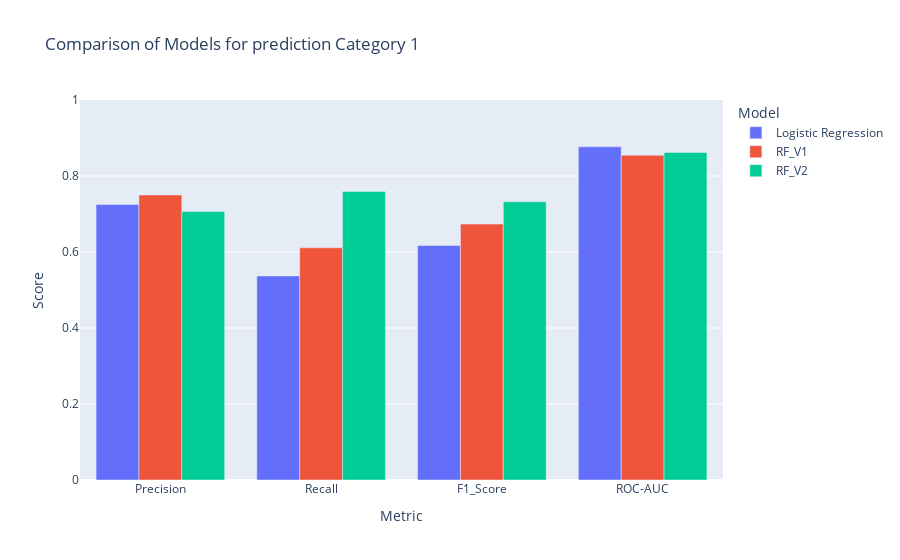

The cell this chart's notebook holds for it:
### Code cell
# Création du DataFrame
data = []

for name, model in models.items():
    y_pred = model.predict(X_test)
    
    # Calcul des probabilités pour le ROC-AUC lorsque disponible
    if hasattr(model, "predict_proba"):
        y_prob = model.predict_proba(X_test)[:, 1]  
    elif hasattr(model, "decision_function"):
        y_prob = model.decision_function(X_test)
    else:
        y_prob = None
    
    # Append metrics
    data.append({'Model': name, 'Metric': 'Precision', 'Score': precision_score(y_test, y_pred, pos_label=1)})
    data.append({'Model': name, 'Metric': 'Recall', 'Score': recall_score(y_test, y_pred, pos_label=1)})
    data.append({'Model': name, 'Metric': 'F1_Score', 'Score': f1_score(y_test, y_pred, pos_label=1)})
    
    if y_prob is not None:
        data.append({'Model': name, 'Metric': 'ROC-AUC', 'Score': roc_auc_score(y_test, y_prob)})

df = pd.DataFrame(data)

# Plot 
fig2= px.bar(df, x='Metric', y='Score', color='Model', barmode='group',
       title='Comparison of Models for prediction Category 1',
       range_y=[0,1]).show()

print("Random Forest V2 est le meilleur modèle jusqu’à présent")

### Figure 1 — Plotly figure (JSON) as saved in the notebook; plotly's stock layout.template omitted (floating-point values rounded to 4 significant figures)
{"data": [{"alignmentgroup": "True", "hovertemplate": "Model=Logistic Regression<br>Metric=%{x}<br>Score=%{y}<extra></extra>", "legendgroup": "Logistic Regression", "marker": {"color": "#636efa", "pattern": {"shape": ""}}, "name": "Logistic Regression", "offsetgroup": "Logistic Regression", "orientation": "v", "showlegend": true, "textposition": "auto", "type": "bar", "x": ["Precision", "Recall", "F1_Score", "ROC-AUC"], "xaxis": "x", "y": [0.725, 0.537, 0.617, 0.8769], "yaxis": "y"}, {"alignmentgroup": "True", "hovertemplate": "Model=RF_V1<br>Metric=%{x}<br>Score=%{y}<extra></extra>", "legendgroup": "RF_V1", "marker": {"color": "#EF553B", "pattern": {"shape": ""}}, "name": "RF_V1", "offsetgroup": "RF_V1", "orientation": "v", "showlegend": true, "textposition": "auto", "type": "bar", "x": ["Precision", "Recall", "F1_Score", "ROC-AUC"], "xaxis": "x", "y": [0.75, 0.6111, 0.6735, 0.8546], "yaxis": "y"}, {"alignmentgroup": "True", "hovertemplate": "Model=RF_V2<br>Metric=%{x}<br>Score=%{y}<extra></extra>", "legendgroup": "RF_V2", "marker": {"color": "#00cc96", "pattern": {"shape": ""}}, "name": "RF_V2", "offsetgroup": "RF_V2", "orientation": "v", "showlegend": true, "textposition": "auto", "type": "bar", "x": ["Precision", "Recall", "F1_Score", "ROC-AUC"], "xaxis": "x", "y": [0.7069, 0.7593, 0.7321, 0.8619], "yaxis": "y"}], "layout": {"barmode": "group", "legend": {"title": {"text": "Model"}, "tracegroupgap": 0}, "title": {"text": "Comparison of Models for prediction Category 1"}, "xaxis": {"anchor": "y", "domain": [0, 1], "title": {"text": "Metric"}}, "yaxis": {"anchor": "x", "domain": [0, 1], "range": [0, 1], "title": {"text": "Score"}}}}
